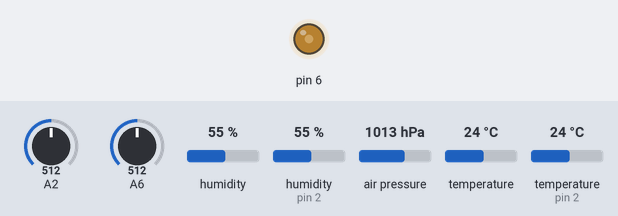
Simulated run of this sketch. Board: Arduino Nano, built with avr-gcc and run on an emulated ATmega328P. Parts: output pins drawn as LEDs (lit = HIGH). The inputs (shaded band) are chosen by the test bench; at power-on: A6 = 512, A2 = 512, air pressure 1013 hPa, humidity 55 %, humidity (sensor on pin 2) 55 %, temperature 24 °C, temperature (sensor on pin 2) 24 °C.

Above: at 1.2 s.
1.3 s: A6 set to 586
2.8 s: A6 set to 619
At 3.52 s:
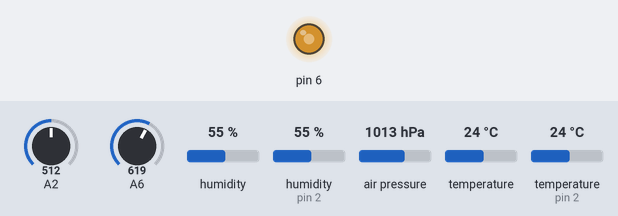
At 4.58 s:
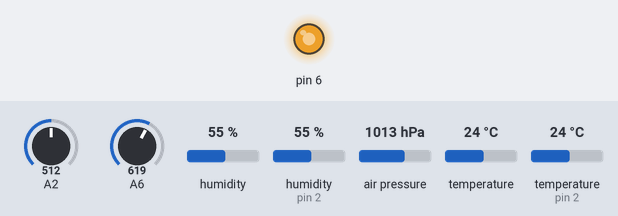
5.8 s: A2 set to 306
8.8 s: A6 set to 590
10.4 s: air pressure set to 975 hPa
At 11.0 s:
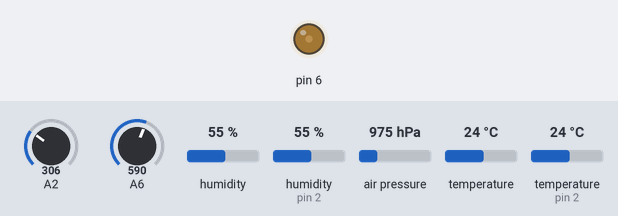
Timing chart, 0 to 12.9 s (numbered marks = the images above; inputs shaded):
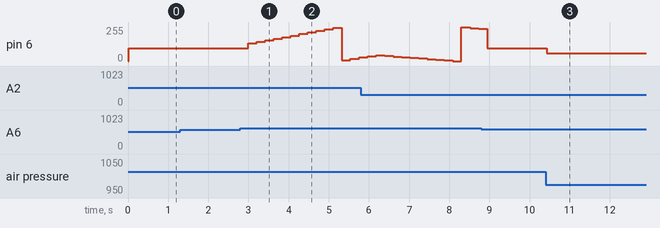

The sketch:

Meteo_Station.ino
```cpp
#include <Wire.h>
#include <SPI.h>
#include <Adafruit_Sensor.h>
#include <Adafruit_BME280.h>
#include <DHT.h> //github.com/adafruit/DHT-sensor-library
#include <DHT_U.h>

#define BME_scl 12
#define BME_sdo 9
#define BME_sda 11
#define BME_csb 10
Adafruit_BME280 myBME(BME_csb, BME_sda, BME_sdo, BME_scl);

#define DHTPIN            2         // Pin which is connected to the DHT sensor.
#define DHTTYPE           DHT22
DHT_Unified myDHT(DHTPIN, DHTTYPE);


void setup()
{
    myBME.begin();
}


float runT[30]={0,0,0,0,0,0,0,0,0,0,0,0,0,0,0,0,0,0,0,0,0,0,0,0,0,0,0,0,0,0};
float pU[30]={5,5,5,5,5,5,5,5,5,5,5,5,5,5,5,5,5,5,5,5,5,5,5,5,5,5,5,5,5,5};
int ii = 0;

void loop()
{
  float Tem, Hum, Pre;
  float temperature, humidity;
  float celsius, fahrenheit;
  float pinf, pin6, pin2, pinU;
  sensors_event_t event0, event1;

  pinU=0;
  pU[ii] = readVcc()*0.001;
  pin2 = 0;
  runT[ii] = analogRead(A2);
  ii = (ii+1) % 30;
  for (int i=0;i<30;i++)
  {
    pin2 = pin2 + runT[i]/30.0;
    pinU = pinU + pU[i]/30.0;
  }

  celsius = (pin2/1023.0*pinU-0.5)*100.0;
  fahrenheit = celsius*1.8+32.0;

  Tem = myBME.readTemperature();
  Pre = myBME.readPressure()/101325.0144354*760.0;
  Hum = myBME.readHumidity();

  myDHT.temperature().getEvent(&event0);
  myDHT.humidity().getEvent(&event1);
  temperature = event0.temperature == 0 ? 0.0 : event0.temperature;
  humidity = event1.relative_humidity == 0 ? 0.0 : event1.relative_humidity;


pin6 = analogRead(A6);
//resistors R1&R4:pin6 = 344
//resistors R1&(R3+R4):pin6 = 614
//resistors R1&R3:pin6 = 510

if (pin6 > 300) {
  pinf = (event1.relative_humidity - 0.0)/100.0;
  }

if (pin6 > 400) {
  pinf = (Pre - 690.0)/(790.0-690.0);
  }

if (pin6 > 600) {
  pinf = (celsius - (-20.0))/(80.0-(-20.0));
  }

analogWrite(6, 5.0/pinU*pinf*255.0/1.82); //resistor R2
delay(200);
}


long readVcc() {
ADMUX = _BV(REFS0) | _BV(MUX3) | _BV(MUX2) | _BV(MUX1);  // Read 1.1V reference against AVcc
delay(2);
ADCSRA |= _BV(ADSC);
while (bit_is_set(ADCSRA,ADSC));
long result = ADCL;
result |= ADCH<<8;
return 1125300L  / result;
}
```

Measured:
- the behaviour switches between 600 and 601 on A6 (found by bisection; images 0 and 1)
- after the input at 1.3 s, every drawn part: stays the same
- after the input at 2.8 s, pin 6: 97/255 → 133/255 after 0.19 s, → 144/255 0.21 s later, → 156/255 0.21 s later, → 168/255 0.21 s later, … (14 changes in this stretch)
- after the input at 10.4 s, pin 6: 97/255 → 57/255 at once
